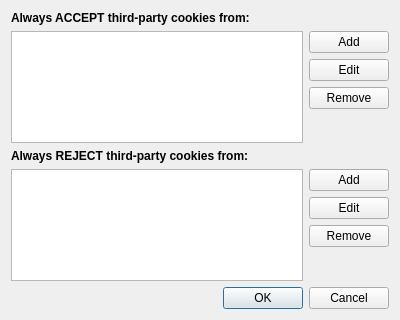
<?xml version="1.0" encoding="UTF-8"?>
<ui version="4.0">
 <class>Otter::CookiesExceptionsDialog</class>
 <widget class="QDialog" name="Otter::CookiesExceptionsDialog">
  <property name="geometry">
   <rect>
    <x>0</x>
    <y>0</y>
    <width>400</width>
    <height>320</height>
   </rect>
  </property>
  <property name="windowTitle">
   <string>Third-party Cookies Exceptions</string>
  </property>
  <layout class="QVBoxLayout" name="verticalLayout">
   <item>
    <widget class="QLabel" name="acceptedHostsLabel">
     <property name="font">
      <font>
       <weight>75</weight>
       <bold>true</bold>
      </font>
     </property>
     <property name="text">
      <string>Always ACCEPT third-party cookies from:</string>
     </property>
    </widget>
   </item>
   <item>
    <layout class="QHBoxLayout" name="acceptedHostsHorizontalLayout">
     <item>
      <widget class="Otter::ItemViewWidget" name="acceptedHostsItemView">
       <property name="headerHidden">
        <bool>true</bool>
       </property>
      </widget>
     </item>
     <item>
      <layout class="QVBoxLayout" name="acceptedHostsVerticalLayout" stretch="0,0,0,1">
       <item>
        <widget class="QPushButton" name="addAcceptedHostsButton">
         <property name="text">
          <string>Add</string>
         </property>
        </widget>
       </item>
       <item>
        <widget class="QPushButton" name="editAcceptedHostsButton">
         <property name="text">
          <string>Edit</string>
         </property>
        </widget>
       </item>
       <item>
        <widget class="QPushButton" name="removeAcceptedHostsButton">
         <property name="text">
          <string>Remove</string>
         </property>
        </widget>
       </item>
       <item>
        <spacer name="acceptedHostsSpacer">
         <property name="orientation">
          <enum>Qt::Vertical</enum>
         </property>
        </spacer>
       </item>
      </layout>
     </item>
    </layout>
   </item>
   <item>
    <widget class="QLabel" name="rejectedLabel">
     <property name="font">
      <font>
       <weight>75</weight>
       <bold>true</bold>
      </font>
     </property>
     <property name="text">
      <string>Always REJECT third-party cookies from:</string>
     </property>
    </widget>
   </item>
   <item>
    <layout class="QHBoxLayout" name="rejectedHostsHorizontalLayout">
     <item>
      <widget class="Otter::ItemViewWidget" name="rejectedHostsItemView">
       <property name="headerHidden">
        <bool>true</bool>
       </property>
      </widget>
     </item>
     <item>
      <layout class="QVBoxLayout" name="rejectedHostsVerticalLayout" stretch="0,0,0,1">
       <item>
        <widget class="QPushButton" name="addRejectedHostsButton">
         <property name="text">
          <string>Add</string>
         </property>
        </widget>
       </item>
       <item>
        <widget class="QPushButton" name="editRejectedHostsButton">
         <property name="text">
          <string>Edit</string>
         </property>
        </widget>
       </item>
       <item>
        <widget class="QPushButton" name="removeRejectedHostsButton">
         <property name="text">
          <string>Remove</string>
         </property>
        </widget>
       </item>
       <item>
        <spacer name="rejectedHostsSpacer">
         <property name="orientation">
          <enum>Qt::Vertical</enum>
         </property>
        </spacer>
       </item>
      </layout>
     </item>
    </layout>
   </item>
   <item>
    <widget class="QDialogButtonBox" name="buttonBox">
     <property name="orientation">
      <enum>Qt::Horizontal</enum>
     </property>
     <property name="standardButtons">
      <set>QDialogButtonBox::Cancel|QDialogButtonBox::Ok</set>
     </property>
    </widget>
   </item>
  </layout>
 </widget>
 <customwidgets>
  <customwidget>
   <class>Otter::ItemViewWidget</class>
   <extends>QTreeView</extends>
   <header>src/ui/ItemViewWidget.h</header>
  </customwidget>
 </customwidgets>
 <resources/>
 <connections>
  <connection>
   <sender>buttonBox</sender>
   <signal>accepted()</signal>
   <receiver>Otter::CookiesExceptionsDialog</receiver>
   <slot>accept()</slot>
   <hints>
    <hint type="sourcelabel">
     <x>248</x>
     <y>254</y>
    </hint>
    <hint type="destinationlabel">
     <x>157</x>
     <y>274</y>
    </hint>
   </hints>
  </connection>
  <connection>
   <sender>buttonBox</sender>
   <signal>rejected()</signal>
   <receiver>Otter::CookiesExceptionsDialog</receiver>
   <slot>reject()</slot>
   <hints>
    <hint type="sourcelabel">
     <x>316</x>
     <y>260</y>
    </hint>
    <hint type="destinationlabel">
     <x>286</x>
     <y>274</y>
    </hint>
   </hints>
  </connection>
 </connections>
</ui>
